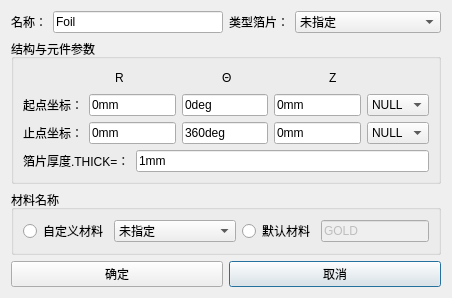
<?xml version="1.0" encoding="UTF-8"?>
<ui version="4.0">
 <class>Dialog_FoilDlg</class>
 <widget class="QDialog" name="Dialog_FoilDlg">
  <property name="windowModality">
   <enum>Qt::ApplicationModal</enum>
  </property>
  <property name="geometry">
   <rect>
    <x>0</x>
    <y>0</y>
    <width>452</width>
    <height>281</height>
   </rect>
  </property>
  <property name="minimumSize">
   <size>
    <width>0</width>
    <height>0</height>
   </size>
  </property>
  <property name="maximumSize">
   <size>
    <width>4160000</width>
    <height>16777215</height>
   </size>
  </property>
  <property name="windowTitle">
   <string>箔片</string>
  </property>
  <layout class="QGridLayout" name="gridLayout">
   <item row="0" column="0">
    <layout class="QHBoxLayout" name="horizontalLayout">
     <item>
      <layout class="QFormLayout" name="formLayout_2">
       <property name="fieldGrowthPolicy">
        <enum>QFormLayout::AllNonFixedFieldsGrow</enum>
       </property>
       <item row="0" column="0">
        <widget class="QLabel" name="Label_Name">
         <property name="text">
          <string>名称：</string>
         </property>
        </widget>
       </item>
       <item row="0" column="1">
        <widget class="QLineEdit" name="LineEdit_Name">
         <property name="text">
          <string>Foil</string>
         </property>
        </widget>
       </item>
      </layout>
     </item>
     <item>
      <layout class="QFormLayout" name="formLayout">
       <property name="fieldGrowthPolicy">
        <enum>QFormLayout::AllNonFixedFieldsGrow</enum>
       </property>
       <item row="0" column="1">
        <widget class="StyledComboBox" name="ComboBox_Shadow">
         <property name="enabled">
          <bool>true</bool>
         </property>
         <property name="sizePolicy">
          <sizepolicy hsizetype="Expanding" vsizetype="Fixed">
           <horstretch>0</horstretch>
           <verstretch>0</verstretch>
          </sizepolicy>
         </property>
         <property name="maximumSize">
          <size>
           <width>16777215</width>
           <height>16777215</height>
          </size>
         </property>
         <property name="editable">
          <bool>false</bool>
         </property>
         <item>
          <property name="text">
           <string>未指定</string>
          </property>
         </item>
        </widget>
       </item>
       <item row="0" column="0">
        <widget class="QLabel" name="Label_Shadow">
         <property name="text">
          <string>类型箔片：</string>
         </property>
        </widget>
       </item>
      </layout>
     </item>
    </layout>
   </item>
   <item row="1" column="0">
    <widget class="QGroupBox" name="groupBox_Port">
     <property name="title">
      <string>结构与元件参数</string>
     </property>
     <layout class="QGridLayout" name="gridLayout_2">
      <item row="2" column="0">
       <layout class="QHBoxLayout" name="horizontalLayout_end">
        <item>
         <widget class="QLabel" name="label_end">
          <property name="text">
           <string>止点坐标：</string>
          </property>
         </widget>
        </item>
        <item>
         <widget class="QLineEdit" name="LineEdit_end_x">
          <property name="enabled">
           <bool>true</bool>
          </property>
          <property name="text">
           <string>0mm</string>
          </property>
         </widget>
        </item>
        <item>
         <widget class="QLineEdit" name="LineEdit_end_y">
          <property name="text">
           <string>360deg</string>
          </property>
         </widget>
        </item>
        <item>
         <widget class="QLineEdit" name="LineEdit_end_z">
          <property name="text">
           <string>0mm</string>
          </property>
         </widget>
        </item>
        <item>
         <widget class="StyledComboBox" name="ComboBox_end">
          <property name="sizePolicy">
           <sizepolicy hsizetype="Expanding" vsizetype="Fixed">
            <horstretch>0</horstretch>
            <verstretch>0</verstretch>
           </sizepolicy>
          </property>
          <item>
           <property name="text">
            <string>NULL</string>
           </property>
          </item>
         </widget>
        </item>
       </layout>
      </item>
      <item row="0" column="0">
       <layout class="QHBoxLayout" name="horizontalLayout_3">
        <item>
         <spacer name="horizontalSpacer">
          <property name="orientation">
           <enum>Qt::Horizontal</enum>
          </property>
          <property name="sizeHint" stdset="0">
           <size>
            <width>40</width>
            <height>20</height>
           </size>
          </property>
         </spacer>
        </item>
        <item>
         <widget class="QLabel" name="label_X">
          <property name="text">
           <string>R</string>
          </property>
         </widget>
        </item>
        <item>
         <spacer name="horizontalSpacer_2">
          <property name="orientation">
           <enum>Qt::Horizontal</enum>
          </property>
          <property name="sizeHint" stdset="0">
           <size>
            <width>40</width>
            <height>20</height>
           </size>
          </property>
         </spacer>
        </item>
        <item>
         <widget class="QLabel" name="label_Y">
          <property name="text">
           <string>Θ</string>
          </property>
         </widget>
        </item>
        <item>
         <spacer name="horizontalSpacer_3">
          <property name="orientation">
           <enum>Qt::Horizontal</enum>
          </property>
          <property name="sizeHint" stdset="0">
           <size>
            <width>40</width>
            <height>20</height>
           </size>
          </property>
         </spacer>
        </item>
        <item>
         <widget class="QLabel" name="label_Z">
          <property name="text">
           <string>Z</string>
          </property>
         </widget>
        </item>
        <item>
         <spacer name="horizontalSpacer_4">
          <property name="orientation">
           <enum>Qt::Horizontal</enum>
          </property>
          <property name="sizeHint" stdset="0">
           <size>
            <width>40</width>
            <height>20</height>
           </size>
          </property>
         </spacer>
        </item>
       </layout>
      </item>
      <item row="1" column="0">
       <layout class="QHBoxLayout" name="horizontalLayout_start">
        <item>
         <widget class="QLabel" name="label_start">
          <property name="text">
           <string>起点坐标：</string>
          </property>
         </widget>
        </item>
        <item>
         <widget class="QLineEdit" name="LineEdit_start_x">
          <property name="text">
           <string>0mm</string>
          </property>
         </widget>
        </item>
        <item>
         <widget class="QLineEdit" name="LineEdit_start_y">
          <property name="text">
           <string>0deg</string>
          </property>
         </widget>
        </item>
        <item>
         <widget class="QLineEdit" name="LineEdit_start_z">
          <property name="text">
           <string>0mm</string>
          </property>
         </widget>
        </item>
        <item>
         <widget class="StyledComboBox" name="ComboBox_start">
          <property name="sizePolicy">
           <sizepolicy hsizetype="Expanding" vsizetype="Fixed">
            <horstretch>0</horstretch>
            <verstretch>0</verstretch>
           </sizepolicy>
          </property>
          <item>
           <property name="text">
            <string>NULL</string>
           </property>
          </item>
         </widget>
        </item>
       </layout>
      </item>
      <item row="3" column="0">
       <layout class="QHBoxLayout" name="horizontalLayout_end_2">
        <item>
         <widget class="QLabel" name="label_end_2">
          <property name="text">
           <string>箔片厚度.THICK=：</string>
          </property>
         </widget>
        </item>
        <item>
         <widget class="QLineEdit" name="LineEdit_thick">
          <property name="enabled">
           <bool>true</bool>
          </property>
          <property name="text">
           <string>1mm</string>
          </property>
         </widget>
        </item>
       </layout>
      </item>
     </layout>
    </widget>
   </item>
   <item row="2" column="0">
    <widget class="QGroupBox" name="groupBox">
     <property name="title">
      <string>材料名称</string>
     </property>
     <layout class="QGridLayout" name="gridLayout_3">
      <item row="0" column="0">
       <layout class="QVBoxLayout" name="verticalLayout">
        <item>
         <layout class="QHBoxLayout" name="horizontalLayout_6">
          <item>
           <widget class="QRadioButton" name="CustomMaterial">
            <property name="text">
             <string>自定义材料</string>
            </property>
           </widget>
          </item>
          <item>
           <widget class="StyledComboBox" name="ComboBox_Material">
            <property name="enabled">
             <bool>true</bool>
            </property>
            <property name="sizePolicy">
             <sizepolicy hsizetype="Expanding" vsizetype="Fixed">
              <horstretch>0</horstretch>
              <verstretch>0</verstretch>
             </sizepolicy>
            </property>
            <item>
             <property name="text">
              <string>未指定</string>
             </property>
            </item>
           </widget>
          </item>
          <item>
           <layout class="QHBoxLayout" name="horizontalLayout_7">
            <item>
             <widget class="QRadioButton" name="DefaultMaterial">
              <property name="text">
               <string>默认材料</string>
              </property>
             </widget>
            </item>
            <item>
             <widget class="QLineEdit" name="Gold">
              <property name="enabled">
               <bool>false</bool>
              </property>
              <property name="text">
               <string>GOLD</string>
              </property>
             </widget>
            </item>
           </layout>
          </item>
         </layout>
        </item>
       </layout>
      </item>
     </layout>
    </widget>
   </item>
   <item row="3" column="0">
    <layout class="QGridLayout" name="gridLayout_4">
     <item row="0" column="1">
      <widget class="QPushButton" name="pb_cancel">
       <property name="text">
        <string>取消</string>
       </property>
      </widget>
     </item>
     <item row="0" column="0">
      <widget class="QPushButton" name="pb_ok">
       <property name="text">
        <string>确定</string>
       </property>
      </widget>
     </item>
    </layout>
   </item>
  </layout>
 </widget>
 <customwidgets>
  <customwidget>
   <class>StyledComboBox</class>
   <extends>QComboBox</extends>
   <header>StyledComboBox.h</header>
  </customwidget>
 </customwidgets>
 <resources/>
 <connections/>
</ui>
